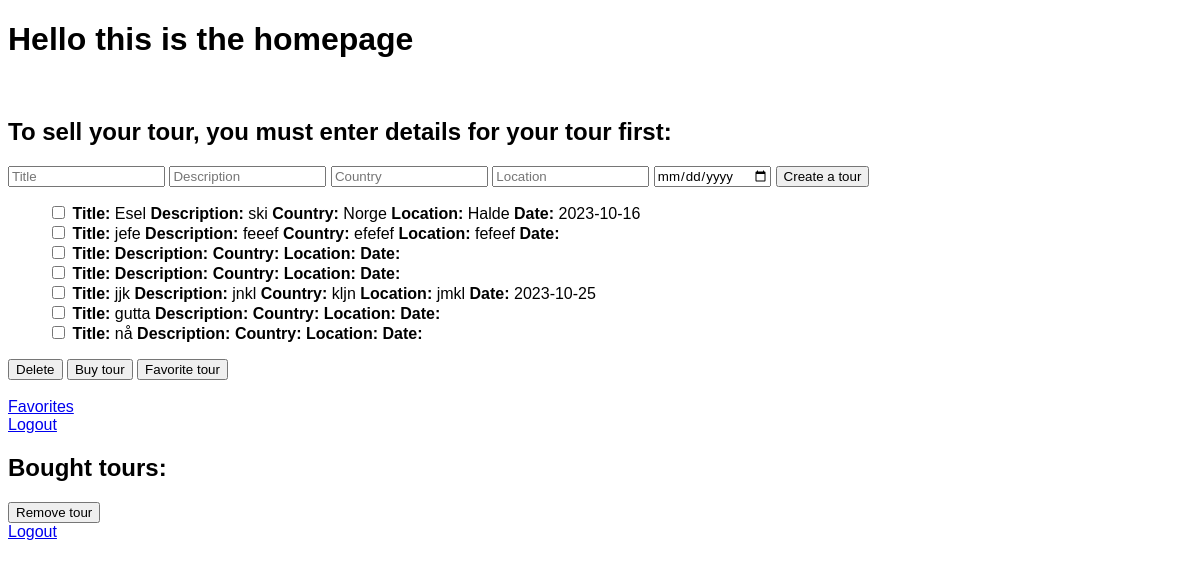
Screenshot of /homepage with the database file from the repository.
### tables this page shows
CREATE TABLE Tour(
                ID INTEGER PRIMARY KEY AUTOINCREMENT,
                Title TEXT,
                Description TEXT,
                Country TEXT,
                Location TEXT,
                Date DATETIME
    );

### app.py (the view)
@application.route('/homepage')
def homepage():
    global global_user_id
    db = sqlite3.connect('backend/database/database.db')
    cursor = db.cursor()
    cursor.execute("SELECT * from Tour")
    list = cursor.fetchall()
    cursor.execute('''SELECT *
    FROM Tour
    INNER JOIN TourBooked on Tour.ID = TourBooked.Tour_ID
    WHERE TourBooked.User_ID = ?''', (global_user_id,))
    list_of_bought_tours = cursor.fetchall()
    db.close()
    return render_template('/homepage.html', list_of_tours=list, list_of_bought_tours=list_of_bought_tours)

### frontend/templates/homepage.html (shortened to what this page needs)
<!DOCTYPE html>
<html lang="en">
<head>
    <link rel="stylesheet" href="{{ url_for('static', filename='css/homepage.css') }}">
</head>
<body>
    <h1>Hello this is the homepage</h1><br>
    <h2>To sell your tour, you must enter details for your tour first:</h2>
    <form action="/create_a_tour" , method="POST">
        <input type="text" , name="Title" , placeholder="Title">
        <input type="text" , name="Description" , placeholder="Description">
        <input type="text" , name="Country" , placeholder="Country">
        <input type="text" , name="Location" , placeholder="Location">
        <input type="date" , name="Date">
        <button type="submit">Create a tour</button>
    </form>
    <form action="/checkbox_tour" method="POST">
        <ul>
            {% for tour in list_of_tours%}
            <li>
                <input type="checkbox" name="checkbox_row" value="{{ tour[0] }}">
                <strong>Title:</strong> {{ tour[1] }}
                <strong>Description:</strong> {{ tour[2] }}
                <strong>Country:</strong> {{ tour[3] }}
                <strong>Location:</strong> {{ tour[4] }}
                <strong>Date:</strong> {{ tour[5] }}
            </li>
            {% endfor %}
        </ul>
        <button type="submit" name="handle_action" value="delete">Delete</button>
        <button type="submit" name="handle_action" value="buy">Buy tour</button>
        <button type="submit" name="handle_action" value="favorite">Favorite tour</button> <br>
    </form> <br>
    <a href="{{ url_for('favorites') }}">Favorites</a> <br>
    <a href="{{ url_for('index') }}">Logout</a>
    <h2>Bought tours:</h2>
    <form action="/remove_bought_tour" method="POST">
        <button type="submit" name="handle_action" value="delete">Remove tour</button>
    </form>
    <a href="{{ url_for('index') }}">Logout</a> <br>
</body>
</html>

### frontend/static/css/homepage.css (style rules this page uses)
* { font-family: "Gill Sans", sans-serif; }
h1 { font-decoration: none; }
h2 { font-decoration: none; }
ul { list-style-type: none; }

### rows the page displays
Tour: Title "Esel", Description "ski", Country "Norge", Location "Halde", Date "2023-10-16"
Tour: Title "jefe", Description "feeef", Country "efefef", Location "fefeef"
Tour: Title "jjk", Description "jnkl", Country "kljn", Location "jmkl", Date "2023-10-25"
Tour: Title "gutta"
Tour: Title "nå"
